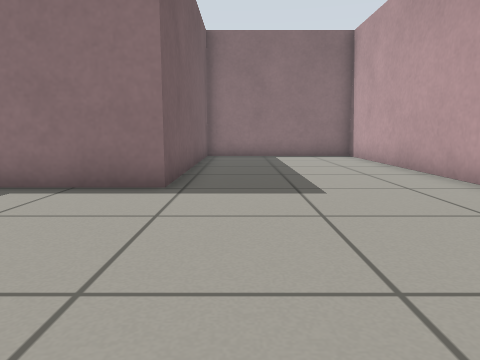
View 1 (above)

24 first-person views from a walk through a robot-simulator world made for Gazebo. The camera is 0.5 m above the floor, tilts 8° down and sees 70° across. The floor is counted in squares, 0.5 m on a side. Each view is taken from the middle of a square. On the plan, view 1 faces up. The plan holds only what a view shows up to about 13 squares ahead; the rest is blank. The robots in the file are not drawn.

View 2
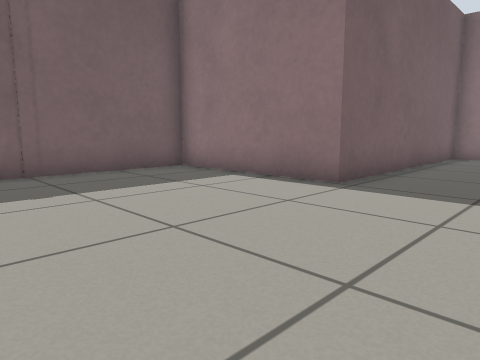

View 3
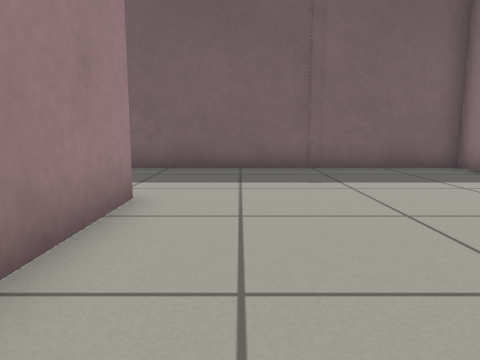

View 4
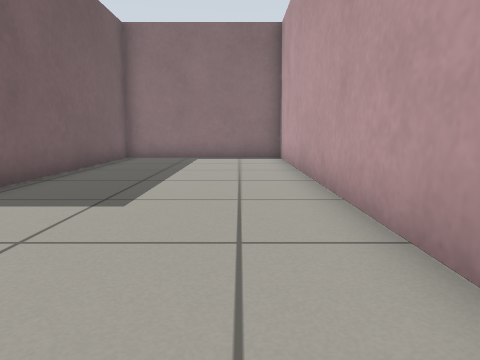

View 5
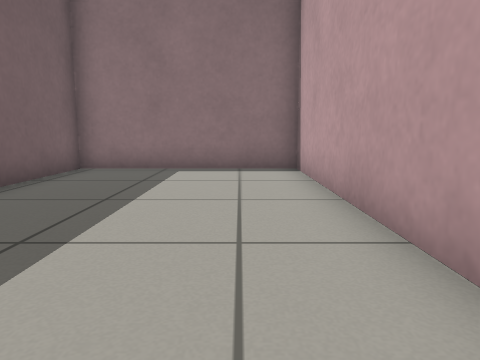

View 6
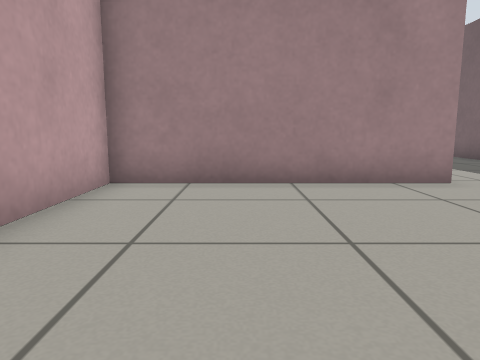

View 7
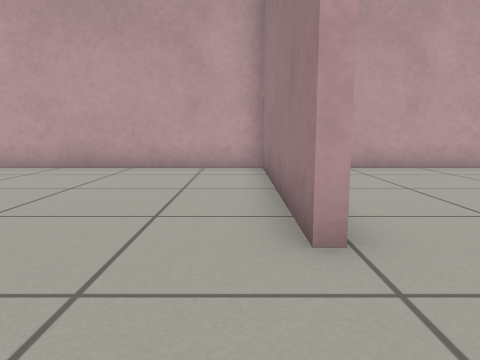

View 8
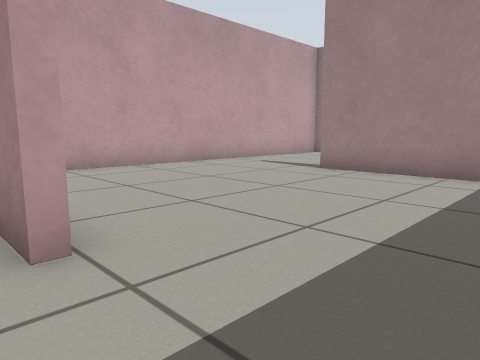

View 9
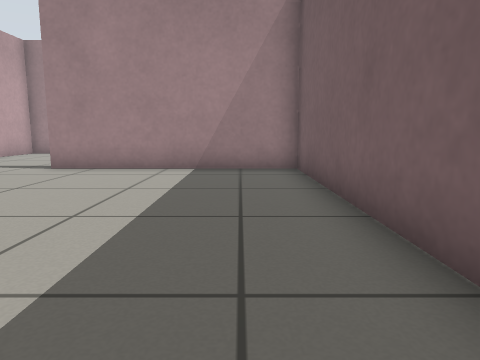

View 10
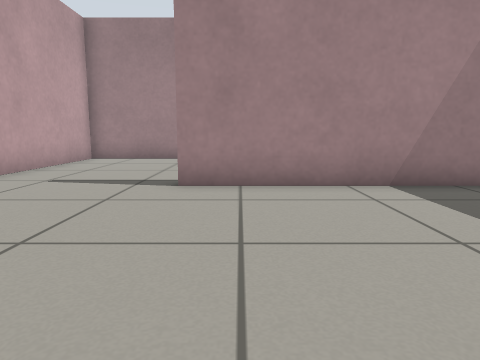

View 11
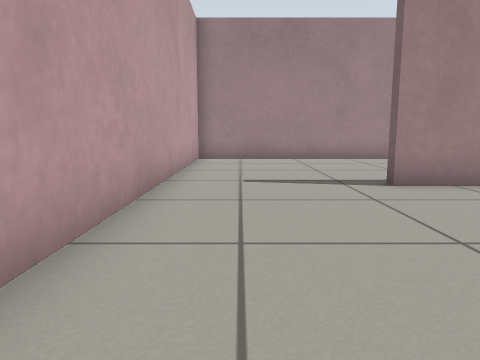

View 12
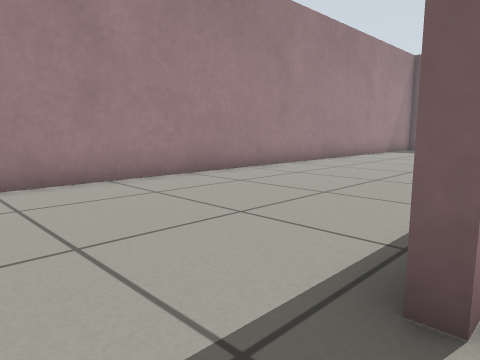

View 13
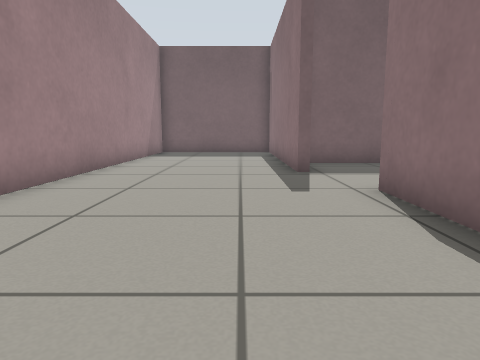

View 14
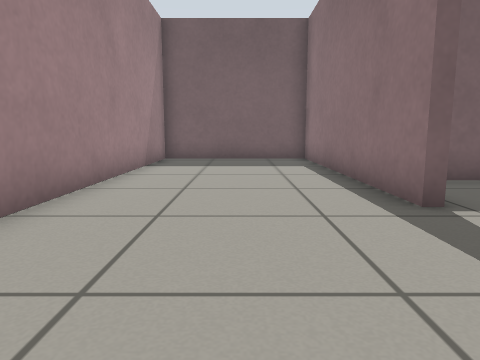

View 15
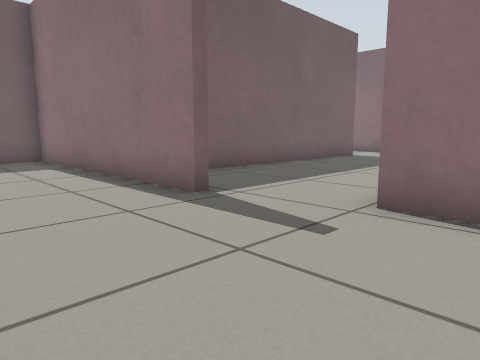

View 16
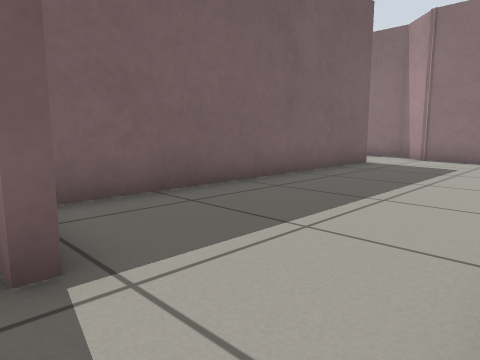

View 17
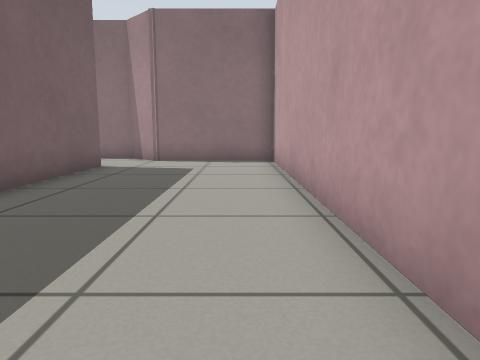

View 18
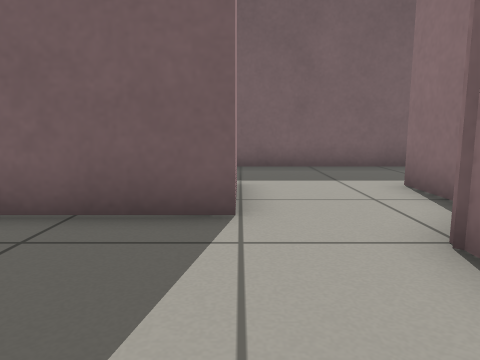

View 19
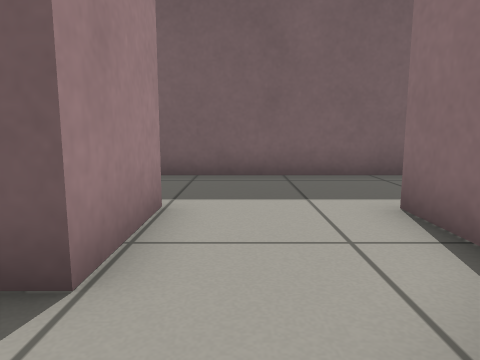

View 20
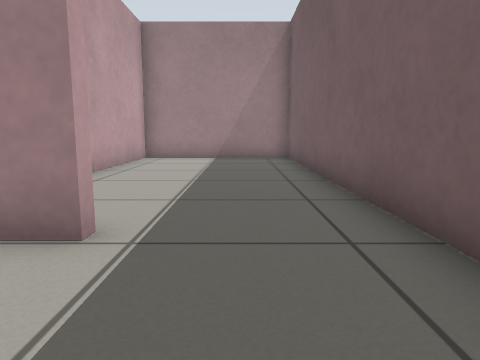

View 21
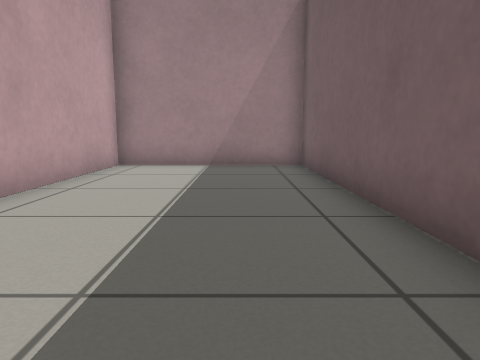

View 22
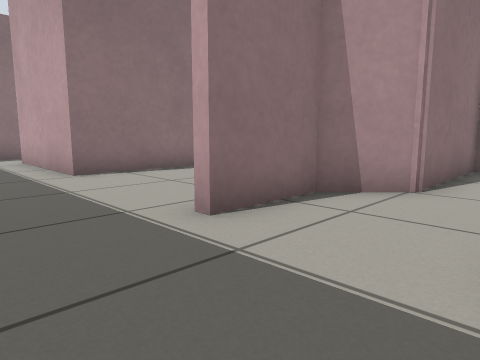

View 23
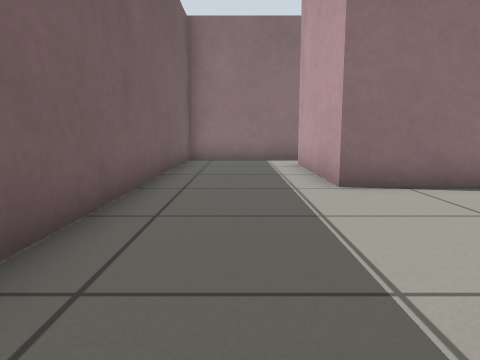

View 24
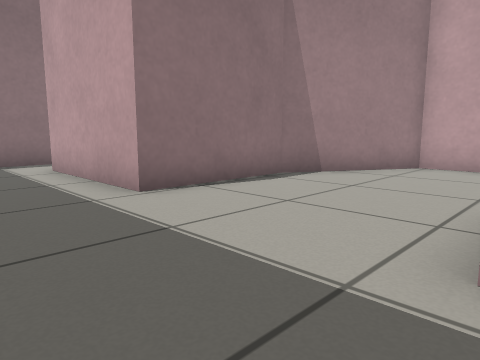

### Floor plan
Points are (right, up) in squares from view 1. A wall is a line through its corners. A room is listed if a view was taken in it or the views show most of it. See-through windows are left out.
Room 1 (views 1, 2, 3, 4, 5, 6, 7, 8, 9)
walls: (-6.6, 6.1) (-6.6, -1.6); (-2.2, -1.6) (4.5, -1.6) (4.5, 14.3) (-1.3, 14.3) (-1.3, 6.1) (-6.7, 6.1)
ways out: opening at (-4.5, -2) to room 2
Room 2 (views 10, 11, 12)
walls: (4.5, -9.4) (4.5, -4); (-6.6, -1.6) (-6.6, -9.3) (0.3, -9.3)
ways out: opening at (-4.5, -2) to room 1; opening at (2.5, -10) to room 3
Room 3 (views 13, 14, 15, 16, 17)
walls: (-4.2, -9.6) (-6.9, -9.6); (-9.4, -10.6) (-17.9, -10.6) (-17.9, -15.8) (4.5, -15.8) (4.5, -9.4)
ways out: opening at (2.5, -10) to room 2; opening at (-8.5, -10.5) to room 4
Room 4 (views 18, 19, 20, 21, 22, 23, 24)
walls: (-14.6, -0.1) (-12, -0.1) (-12, -9.7); (-6.8, -8.5) (-6.8, 1.9) (-10.9, 1.9) (-12.1, 3.1) (-14.4, 3.1) (-14.4, 3.5); (-17.9, 3.4) (-17.9, -0.6)
ways out: opening at (-8.5, -10.5) to room 3; opening at (-16, 3) to room 5; opening at (-16, 0) to room 6
Room 5 (no view inside)
walls: (-6.7, 6.1) (-10.4, 8.2) (-14.2, 8.2) (-14.2, 12.5); (-6.8, 4.7) (-6.8, 6.2); (-13.6, 14.6) (-17.9, 14.6) (-17.9, 3.4)
ways out: opening at (-16, 3) to room 4; opening at (-14, 13.5)
Room 6 (no view inside)
walls: (-17.9, -0.6) (-17.9, -10.3) (-12.3, -10.3) (-12.3, -5.1)
ways out: opening at (-16, 0) to room 4

Positions as (right, up) in squares from view 1, and headings:
1: (0, 0), facing up
2: (2, 0), facing up-left
3: (3, 0), facing left
4: (3, 1), facing up
5: (3, 5), facing up
6: (2, 5), facing down
7: (-5, -1), facing right
8: (-5, -1), facing down-right
9: (-5, 0), facing down
10: (-1, -3), facing down
11: (3, -3), facing down
12: (2, -9), facing down-left
13: (-1, -12), facing left
14: (-5, -13), facing left
15: (-5, -14), facing up-left
16: (-7, -11), facing up-left
17: (-8, -10), facing up
18: (-8, 0), facing left
19: (-10, 1), facing left
20: (-16, 3), facing down
21: (-16, 0), facing down
22: (-17, 0), facing up-right
23: (-16, 2), facing up
24: (-17, 3), facing up-right
